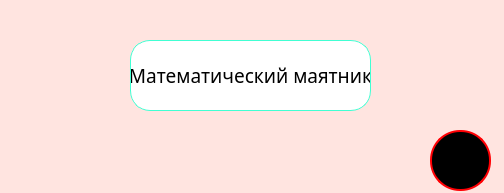
<?xml version="1.0" encoding="UTF-8"?>
<ui version="4.0">
 <class>MainWindow</class>
 <widget class="QMainWindow" name="MainWindow">
  <property name="geometry">
   <rect>
    <x>0</x>
    <y>0</y>
    <width>504</width>
    <height>193</height>
   </rect>
  </property>
  <property name="windowTitle">
   <string>MainWindow</string>
  </property>
  <property name="styleSheet">
   <string notr="true">background-color:rgb(255, 228, 224)</string>
  </property>
  <property name="iconSize">
   <size>
    <width>40</width>
    <height>40</height>
   </size>
  </property>
  <widget class="QWidget" name="centralwidget">
   <property name="autoFillBackground">
    <bool>false</bool>
   </property>
   <widget class="QPushButton" name="pushButton">
    <property name="geometry">
     <rect>
      <x>130</x>
      <y>40</y>
      <width>241</width>
      <height>71</height>
     </rect>
    </property>
    <property name="font">
     <font>
      <family>Gigi</family>
      <pointsize>14</pointsize>
     </font>
    </property>
    <property name="styleSheet">
     <string notr="true">QPushButton{
 font-size:14pt;
 background-color: rgb(255,255,255);
 border-style: solid;
 border-width:1px;
 border-radius:20px;
 border-color: rgb(65, 255, 211);

}

QPushButton:hover{
 background-color: rgb(254, 222, 255)
}

QPushButton:pressed{
 background-color:rgb(155, 232, 255)
}
</string>
    </property>
    <property name="text">
     <string>Математический маятник</string>
    </property>
   </widget>
   <widget class="QLabel" name="label2">
    <property name="geometry">
     <rect>
      <x>0</x>
      <y>70</y>
      <width>121</width>
      <height>121</height>
     </rect>
    </property>
    <property name="styleSheet">
     <string notr="true">background-color:solid</string>
    </property>
    <property name="text">
     <string/>
    </property>
    <property name="scaledContents">
     <bool>true</bool>
    </property>
   </widget>
   <widget class="QLabel" name="label">
    <property name="geometry">
     <rect>
      <x>380</x>
      <y>-6</y>
      <width>111</width>
      <height>121</height>
     </rect>
    </property>
    <property name="styleSheet">
     <string notr="true">background-color:solid</string>
    </property>
    <property name="text">
     <string/>
    </property>
    <property name="scaledContents">
     <bool>true</bool>
    </property>
   </widget>
   <widget class="QPushButton" name="pushButton_2">
    <property name="geometry">
     <rect>
      <x>430</x>
      <y>130</y>
      <width>61</width>
      <height>61</height>
     </rect>
    </property>
    <property name="styleSheet">
     <string notr="true">QPushButton{
background-color:black;
 border-style: solid;
 border-width:2px;
 border-radius:30px;
 border-color: rgb(255, 0, 4);
}

QPushButton:hover{

 border-color: rgb(0, 0, 0);

}

QPushButton:pressed{
 border-color: rgb(255, 0, 4);
}
</string>
    </property>
    <property name="text">
     <string/>
    </property>
    <property name="iconSize">
     <size>
      <width>40</width>
      <height>40</height>
     </size>
    </property>
   </widget>
  </widget>
 </widget>
 <resources/>
 <connections/>
</ui>
